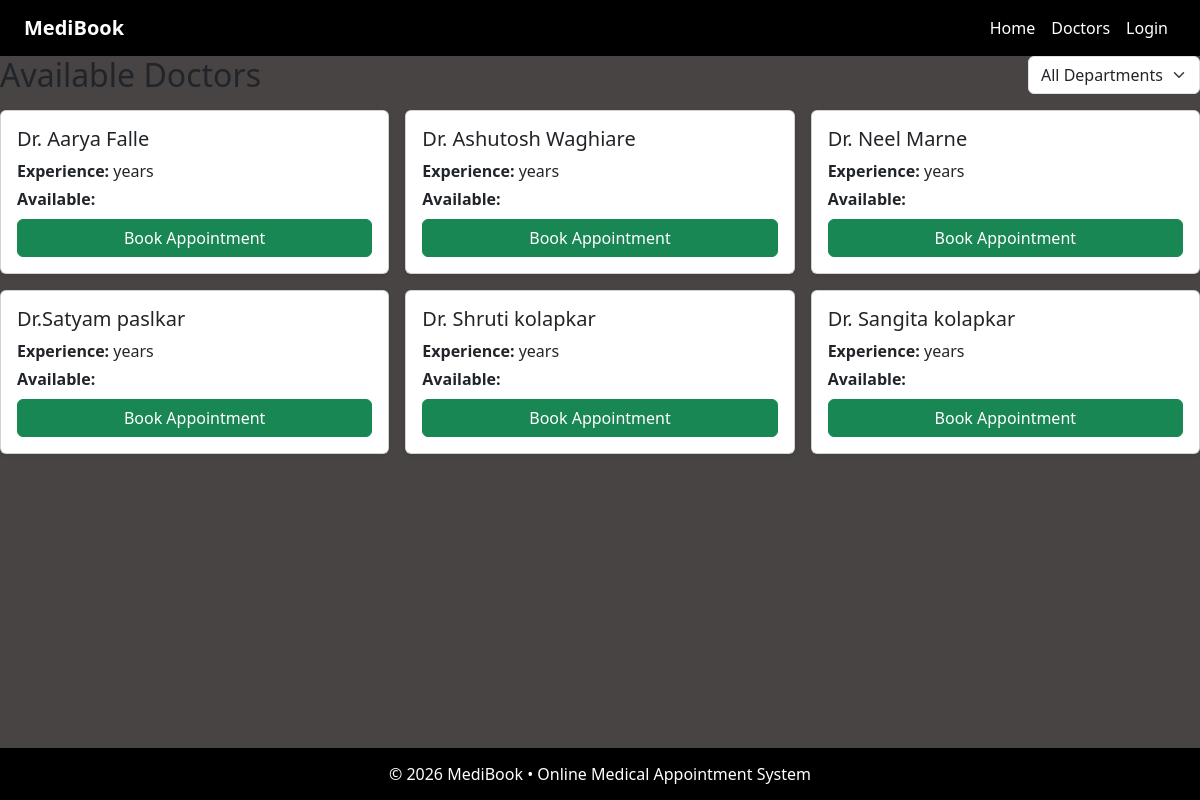
The app's page /doctors/ with its own data.
### appointments/models.py (models this page shows, shortened)
class Doctor(models.Model):
    name = models.CharField(max_length=100)

### appointments/views.py (the view)
# urls.py: path('doctors/', views.doctors_list, name='doctors'),
def doctors_list(request):
    doctors = Doctor.objects.all()
    return render(request, 'doctors.html', {
        'doctors': doctors
    })

### templates/doctors.html (shortened to what this page needs)
{% extends 'base.html' %}
{% block content %}
<div class="d-flex align-items-center justify-content-between mb-3">
  <h2 class="mb-0">Available Doctors</h2>
  <form method="get" class="d-flex" style="max-width:280px;">
    <select name="department" class="form-select" onchange="this.form.submit()">
      <option value="">All Departments</option>
    </select>
  </form>
</div>
<div class="row g-3">
  {% for doctor in doctors %}
  <div class="col-md-4">
    <div class="card h-100 shadow-sm">
      <div class="card-body">
        <h5 class="card-title">{{ doctor.name }}</h5>
        <p class="mb-1"><b>Experience:</b> {{ doctor.experience }} years</p>
        <p class="mb-2"><b>Available:</b> {{ doctor.available_time }}</p>
        <a href="/book/{{ doctor.id }}/" class="btn btn-success w-100">Book Appointment</a>
      </div>
    </div>
  </div>
  {% empty %}
  <p>No doctors available.</p>
  {% endfor %}
</div>
{% endblock %}

### static/css/style.css (style rules this page uses)
html, body { height: 100%; margin: 0; background: #484444; }

### records on screen
Doctor: name "Dr. Aarya Falle"
Doctor: name "Dr. Ashutosh Waghiare"
Doctor: name "Dr. Neel Marne"
Doctor: name "Dr.Satyam paslkar"
Doctor: name "Dr. Shruti kolapkar"
Doctor: name "Dr. Sangita kolapkar"
